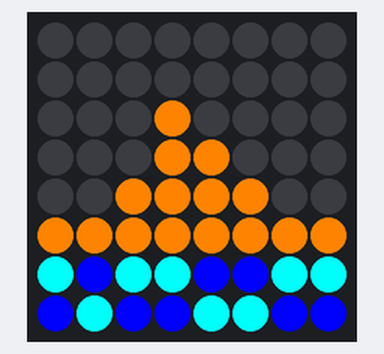
Simulated run of this program. Board: Raspberry Pi (BCM pin numbers) with a Sense HAT. On the bench: the Sense HAT's 8×8 RGB LED matrix. At 2.3 s the program stops and its outputs stay as they are.

Above: at 0.14 s.
At 0.64 s:
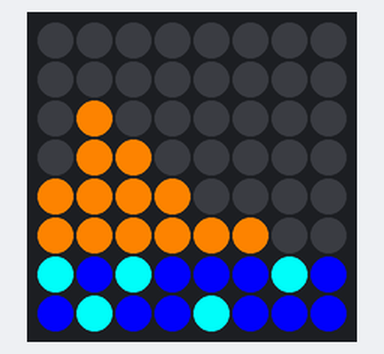
At 1.14 s:
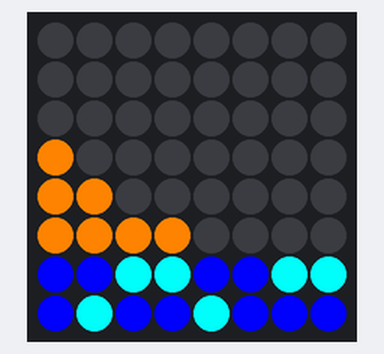
At 1.65 s:
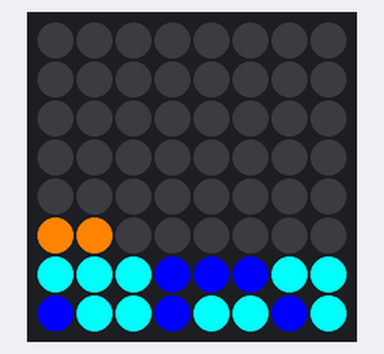
At 2.1 s:
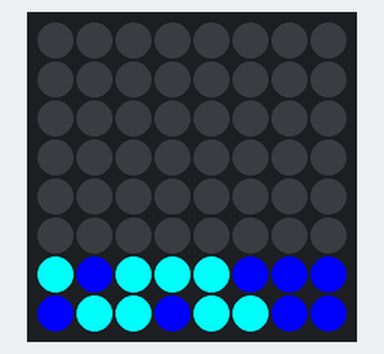

The program:

end_animation.py
```python
from sense_hat import SenseHat
import time
sh=SenseHat()
FRAMES = [
[[0, 0, 0], [0, 0, 0], [0, 0, 0], [0, 0, 0], [0, 0, 0], [0, 0, 0], [0, 0, 0], [0, 0, 0], [0, 0, 0], [0, 0, 0], [0, 0, 0], [0, 0, 0], [0, 0, 0], [0, 0, 0], [0, 0, 0], [0, 0, 0], [0, 0, 0], [0, 0, 0], [0, 0, 0], [255, 128, 0], [0, 0, 0], [0, 0, 0], [0, 0, 0], [0, 0, 0], [0, 0, 0], [0, 0, 0], [0, 0, 0], [255, 128, 0], [255, 128, 0], [0, 0, 0], [0, 0, 0], [0, 0, 0], [0, 0, 0], [0, 0, 0], [255, 128, 0], [255, 128, 0], [255, 128, 0], [255, 128, 0], [0, 0, 0], [0, 0, 0], [255, 128, 0], [255, 128, 0], [255, 128, 0], [255, 128, 0], [255, 128, 0], [255, 128, 0], [255, 128, 0], [255, 128, 0], [0, 255, 255], [0, 0, 255], [0, 255, 255], [0, 255, 255], [0, 0, 255], [0, 0, 255], [0, 255, 255], [0, 255, 255], [0, 0, 255], [0, 255, 255], [0, 0, 255], [0, 0, 255], [0, 255, 255], [0, 255, 255], [0, 0, 255], [0, 0, 255]],
[[0, 0, 0], [0, 0, 0], [0, 0, 0], [0, 0, 0], [0, 0, 0], [0, 0, 0], [0, 0, 0], [0, 0, 0], [0, 0, 0], [0, 0, 0], [0, 0, 0], [0, 0, 0], [0, 0, 0], [0, 0, 0], [0, 0, 0], [0, 0, 0], [0, 0, 0], [0, 0, 0], [255, 128, 0], [0, 0, 0], [0, 0, 0], [0, 0, 0], [0, 0, 0], [0, 0, 0], [0, 0, 0], [0, 0, 0], [255, 128, 0], [255, 128, 0], [0, 0, 0], [0, 0, 0], [0, 0, 0], [0, 0, 0], [0, 0, 0], [255, 128, 0], [255, 128, 0], [255, 128, 0], [255, 128, 0], [0, 0, 0], [0, 0, 0], [0, 0, 0], [255, 128, 0], [255, 128, 0], [255, 128, 0], [255, 128, 0], [255, 128, 0], [255, 128, 0], [255, 128, 0], [0, 0, 0], [0, 255, 255], [0, 0, 255], [0, 255, 255], [0, 255, 255], [0, 0, 255], [0, 255, 255], [0, 0, 255], [0, 255, 255], [0, 0, 255], [0, 255, 255], [0, 0, 255], [0, 0, 255], [0, 255, 255], [0, 0, 255], [0, 0, 255], [0, 255, 255]],
[[0, 0, 0], [0, 0, 0], [0, 0, 0], [0, 0, 0], [0, 0, 0], [0, 0, 0], [0, 0, 0], [0, 0, 0], [0, 0, 0], [0, 0, 0], [0, 0, 0], [0, 0, 0], [0, 0, 0], [0, 0, 0], [0, 0, 0], [0, 0, 0], [0, 0, 0], [255, 128, 0], [0, 0, 0], [0, 0, 0], [0, 0, 0], [0, 0, 0], [0, 0, 0], [0, 0, 0], [0, 0, 0], [255, 128, 0], [255, 128, 0], [0, 0, 0], [0, 0, 0], [0, 0, 0], [0, 0, 0], [0, 0, 0], [255, 128, 0], [255, 128, 0], [255, 128, 0], [255, 128, 0], [0, 0, 0], [0, 0, 0], [0, 0, 0], [0, 0, 0], [255, 128, 0], [255, 128, 0], [255, 128, 0], [255, 128, 0], [255, 128, 0], [255, 128, 0], [0, 0, 0], [0, 0, 0], [0, 255, 255], [0, 0, 255], [0, 255, 255], [0, 0, 255], [0, 0, 255], [0, 0, 255], [0, 255, 255], [0, 0, 255], [0, 0, 255], [0, 255, 255], [0, 0, 255], [0, 0, 255], [0, 255, 255], [0, 0, 255], [0, 0, 255], [0, 0, 255]],
[[0, 0, 0], [0, 0, 0], [0, 0, 0], [0, 0, 0], [0, 0, 0], [0, 0, 0], [0, 0, 0], [0, 0, 0], [0, 0, 0], [0, 0, 0], [0, 0, 0], [0, 0, 0], [0, 0, 0], [0, 0, 0], [0, 0, 0], [0, 0, 0], [255, 128, 0], [0, 0, 0], [0, 0, 0], [0, 0, 0], [0, 0, 0], [0, 0, 0], [0, 0, 0], [0, 0, 0], [255, 128, 0], [255, 128, 0], [0, 0, 0], [0, 0, 0], [0, 0, 0], [0, 0, 0], [0, 0, 0], [0, 0, 0], [255, 128, 0], [255, 128, 0], [255, 128, 0], [0, 0, 0], [0, 0, 0], [0, 0, 0], [0, 0, 0], [0, 0, 0], [255, 128, 0], [255, 128, 0], [255, 128, 0], [255, 128, 0], [255, 128, 0], [0, 0, 0], [0, 0, 0], [0, 0, 0], [0, 0, 255], [0, 0, 255], [0, 255, 255], [0, 255, 255], [0, 0, 255], [0, 0, 255], [0, 255, 255], [0, 255, 255], [0, 0, 255], [0, 255, 255], [0, 255, 255], [0, 0, 255], [0, 255, 255], [0, 0, 255], [0, 0, 255], [0, 255, 255]],
[[0, 0, 0], [0, 0, 0], [0, 0, 0], [0, 0, 0], [0, 0, 0], [0, 0, 0], [0, 0, 0], [0, 0, 0], [0, 0, 0], [0, 0, 0], [0, 0, 0], [0, 0, 0], [0, 0, 0], [0, 0, 0], [0, 0, 0], [0, 0, 0], [0, 0, 0], [0, 0, 0], [0, 0, 0], [0, 0, 0], [0, 0, 0], [0, 0, 0], [0, 0, 0], [0, 0, 0], [255, 128, 0], [0, 0, 0], [0, 0, 0], [0, 0, 0], [0, 0, 0], [0, 0, 0], [0, 0, 0], [0, 0, 0], [255, 128, 0], [255, 128, 0], [0, 0, 0], [0, 0, 0], [0, 0, 0], [0, 0, 0], [0, 0, 0], [0, 0, 0], [255, 128, 0], [255, 128, 0], [255, 128, 0], [255, 128, 0], [0, 0, 0], [0, 0, 0], [0, 0, 0], [0, 0, 0], [0, 0, 255], [0, 0, 255], [0, 255, 255], [0, 255, 255], [0, 0, 255], [0, 0, 255], [0, 255, 255], [0, 255, 255], [0, 0, 255], [0, 255, 255], [0, 0, 255], [0, 0, 255], [0, 255, 255], [0, 0, 255], [0, 0, 255], [0, 0, 255]],
[[0, 0, 0], [0, 0, 0], [0, 0, 0], [0, 0, 0], [0, 0, 0], [0, 0, 0], [0, 0, 0], [0, 0, 0], [0, 0, 0], [0, 0, 0], [0, 0, 0], [0, 0, 0], [0, 0, 0], [0, 0, 0], [0, 0, 0], [0, 0, 0], [0, 0, 0], [0, 0, 0], [0, 0, 0], [0, 0, 0], [0, 0, 0], [0, 0, 0], [0, 0, 0], [0, 0, 0], [0, 0, 0], [0, 0, 0], [0, 0, 0], [0, 0, 0], [0, 0, 0], [0, 0, 0], [0, 0, 0], [0, 0, 0], [255, 128, 0], [0, 0, 0], [0, 0, 0], [0, 0, 0], [0, 0, 0], [0, 0, 0], [0, 0, 0], [0, 0, 0], [255, 128, 0], [255, 128, 0], [255, 128, 0], [0, 0, 0], [0, 0, 0], [0, 0, 0], [0, 0, 0], [0, 0, 0], [0, 255, 255], [0, 0, 255], [0, 255, 255], [0, 255, 255], [0, 255, 255], [0, 0, 255], [0, 255, 255], [0, 255, 255], [0, 255, 255], [0, 255, 255], [0, 0, 255], [0, 0, 255], [0, 255, 255], [0, 255, 255], [0, 0, 255], [0, 255, 255]],
[[0, 0, 0], [0, 0, 0], [0, 0, 0], [0, 0, 0], [0, 0, 0], [0, 0, 0], [0, 0, 0], [0, 0, 0], [0, 0, 0], [0, 0, 0], [0, 0, 0], [0, 0, 0], [0, 0, 0], [0, 0, 0], [0, 0, 0], [0, 0, 0], [0, 0, 0], [0, 0, 0], [0, 0, 0], [0, 0, 0], [0, 0, 0], [0, 0, 0], [0, 0, 0], [0, 0, 0], [0, 0, 0], [0, 0, 0], [0, 0, 0], [0, 0, 0], [0, 0, 0], [0, 0, 0], [0, 0, 0], [0, 0, 0], [0, 0, 0], [0, 0, 0], [0, 0, 0], [0, 0, 0], [0, 0, 0], [0, 0, 0], [0, 0, 0], [0, 0, 0], [255, 128, 0], [255, 128, 0], [0, 0, 0], [0, 0, 0], [0, 0, 0], [0, 0, 0], [0, 0, 0], [0, 0, 0], [0, 255, 255], [0, 255, 255], [0, 255, 255], [0, 0, 255], [0, 0, 255], [0, 0, 255], [0, 255, 255], [0, 255, 255], [0, 0, 255], [0, 255, 255], [0, 255, 255], [0, 0, 255], [0, 255, 255], [0, 255, 255], [0, 0, 255], [0, 255, 255]],
[[0, 0, 0], [0, 0, 0], [0, 0, 0], [0, 0, 0], [0, 0, 0], [0, 0, 0], [0, 0, 0], [0, 0, 0], [0, 0, 0], [0, 0, 0], [0, 0, 0], [0, 0, 0], [0, 0, 0], [0, 0, 0], [0, 0, 0], [0, 0, 0], [0, 0, 0], [0, 0, 0], [0, 0, 0], [0, 0, 0], [0, 0, 0], [0, 0, 0], [0, 0, 0], [0, 0, 0], [0, 0, 0], [0, 0, 0], [0, 0, 0], [0, 0, 0], [0, 0, 0], [0, 0, 0], [0, 0, 0], [0, 0, 0], [0, 0, 0], [0, 0, 0], [0, 0, 0], [0, 0, 0], [0, 0, 0], [0, 0, 0], [0, 0, 0], [0, 0, 0], [255, 128, 0], [0, 0, 0], [0, 0, 0], [0, 0, 0], [0, 0, 0], [0, 0, 0], [0, 0, 0], [0, 0, 0], [0, 255, 255], [0, 0, 255], [0, 255, 255], [0, 255, 255], [0, 0, 255], [0, 255, 255], [0, 255, 255], [0, 255, 255], [0, 0, 255], [0, 255, 255], [0, 0, 255], [0, 0, 255], [0, 255, 255], [0, 255, 255], [0, 0, 255], [0, 255, 255]],
[[0, 0, 0], [0, 0, 0], [0, 0, 0], [0, 0, 0], [0, 0, 0], [0, 0, 0], [0, 0, 0], [0, 0, 0], [0, 0, 0], [0, 0, 0], [0, 0, 0], [0, 0, 0], [0, 0, 0], [0, 0, 0], [0, 0, 0], [0, 0, 0], [0, 0, 0], [0, 0, 0], [0, 0, 0], [0, 0, 0], [0, 0, 0], [0, 0, 0], [0, 0, 0], [0, 0, 0], [0, 0, 0], [0, 0, 0], [0, 0, 0], [0, 0, 0], [0, 0, 0], [0, 0, 0], [0, 0, 0], [0, 0, 0], [0, 0, 0], [0, 0, 0], [0, 0, 0], [0, 0, 0], [0, 0, 0], [0, 0, 0], [0, 0, 0], [0, 0, 0], [0, 0, 0], [0, 0, 0], [0, 0, 0], [0, 0, 0], [0, 0, 0], [0, 0, 0], [0, 0, 0], [0, 0, 0], [0, 255, 255], [0, 0, 255], [0, 255, 255], [0, 255, 255], [0, 255, 255], [0, 0, 255], [0, 0, 255], [0, 0, 255], [0, 0, 255], [0, 255, 255], [0, 255, 255], [0, 0, 255], [0, 255, 255], [0, 255, 255], [0, 0, 255], [0, 0, 255]],
]
for x in FRAMES:
	 sh.set_pixels(x)
	 time.sleep(0.25)
```
